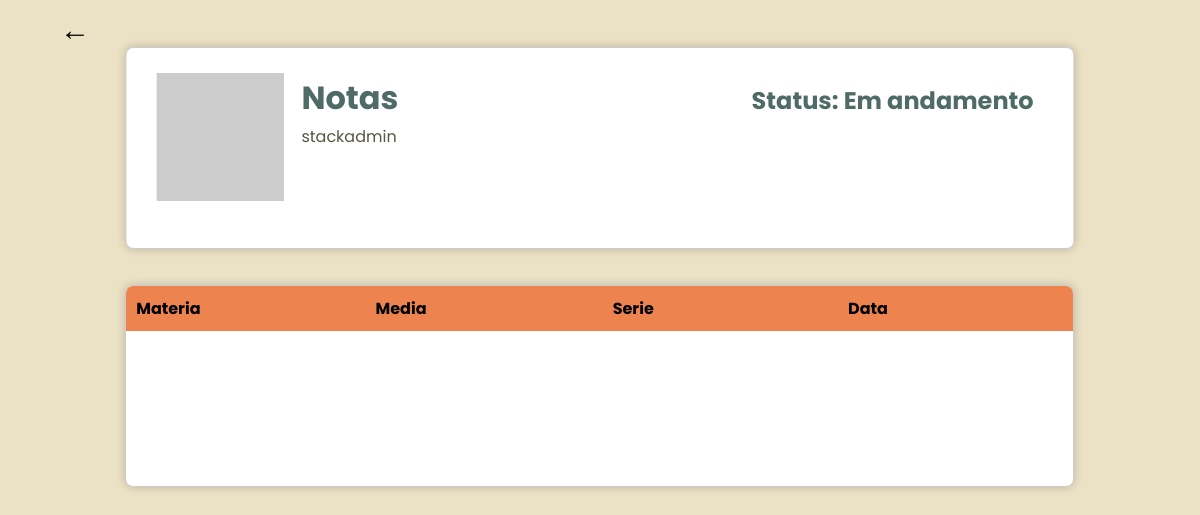
/score/ (signed in), run on an earlier commit of the app's database.
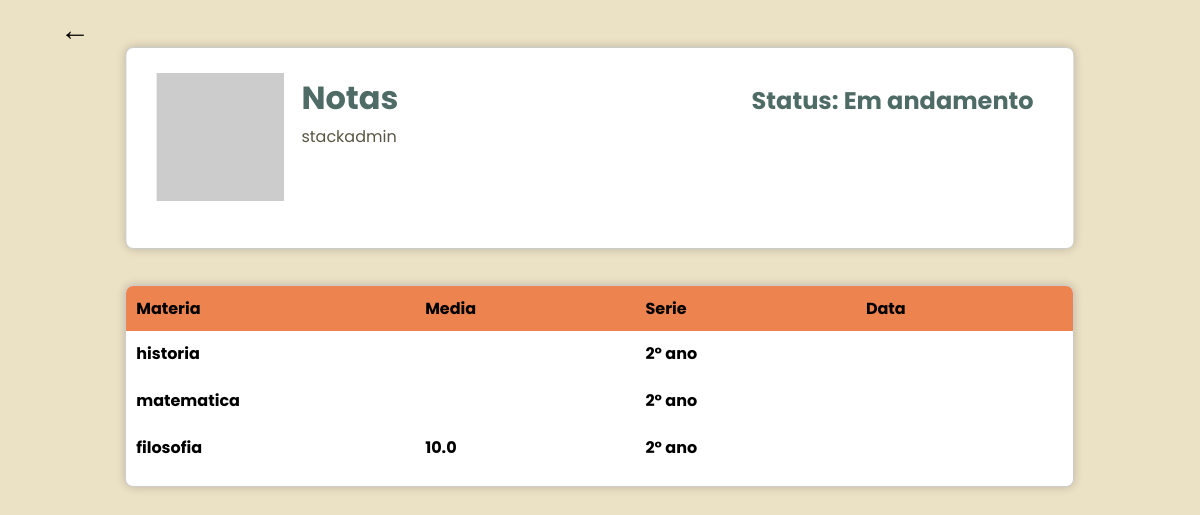
And on a later commit of the database.
### student/models.py (models this page shows, shortened)
class Materia(models.Model):
    Dias_semana = (
        ('0','Domingo'),
        ('1','Segunda_feira'),
        ('2','Terça_feira'),
        ('3','Quarta_feira'),
        ('4','Quinta_feira'),
        ('5','Sexta_feira'),
        ('6','Sabado'),
    )
    nome = models.CharField(max_length=50)
    dias = MultiSelectField(choices=Dias_semana,blank=True, default=list)

class Aluno(models.Model):
    user = models.ForeignKey(User, on_delete=models.CASCADE)
    serie = models.ForeignKey(Serie,on_delete=models.CASCADE)
    materias = models.ManyToManyField(Materia,related_name='alunos')

class Serie(models.Model):
    nome = models.CharField(max_length=50)
    materia = models.ManyToManyField(Materia,null=True)
    def __str__(self):
        return self.nome

class Media(models.Model):
    aluno = models.ForeignKey(Aluno, on_delete=models.CASCADE, related_name='medias')
    materia = models.ForeignKey(Materia, on_delete=models.CASCADE, related_name='medias')
    valor = models.FloatField()

### student/views.py (the view)
# urls.py: path('score/', studentViews.score_page, name="score"),
def score_page(request):
    if not request.user.is_authenticated:
        return redirect('login')
    aluno = Aluno.objects.filter(user=request.user).first()
    if aluno:
        materias = aluno.materias.all()
        avaliacoes = Avaliacao.objects.filter(aluno__user=request.user).order_by('-data')
        medias = aluno.medias.all()
        return render(request, 'student/score.html',{'materias': materias,'avaliacoes': avaliacoes,'aluno':aluno,'medias':medias})
    return render(request, 'student/score.html')

### student/templates/student/score.html (shortened to what this page needs)
<!DOCTYPE html>
<html lang="en">
{% load static %}
<head>
    <link rel="stylesheet" href="{% static 'css/style.css' %}">
</head>
<body>
    <a id="return" class='links' href="{% url 'home' %}">&larr;</a>
    <div class="user_data">
        <img src="https://placehold.co/128x128" alt="Foto do usuario">
        <h1 name = "score" >Notas</h1>
        <h2>Status: Em andamento</h2>
        <p>{{ request.user.username }}</p>
    </div>
    <div class="user_info">
        <table>
            <thead>
                <tr>
                    <th>Materia</th>
                    <th>Media</th>
                    <th>Serie</th>
                    <th>Data</th>
                </tr>
            </thead>
            {% for materia in materias %}
            <tbody name="{{ materia.nome }}" class="clickable_line">
                <tr>
                    <th>{{ materia.nome }}</th>
                    <th>
                        {% for media in medias %}
                            {% if media.materia.id == materia.id %}
                                {{ media.valor }}
                            {% endif %}
                        {% endfor %}
                    </th>
                    <th>{{ aluno.serie }}</th>
                    <th></th>
                </tr>
                <tr>
                    <td>
                    </td>
                </tr>
            </tbody>
            {% endfor %}
        </table>
    </div>
</body>

What changed in the data, as far as the page shows it:
now on this page (row unchanged): Materia: nome "historia"
added Aluno: serie "2º ano"
added Materia: nome "matematica"
added Materia: nome "filosofia"
added Media: valor "10.0"
